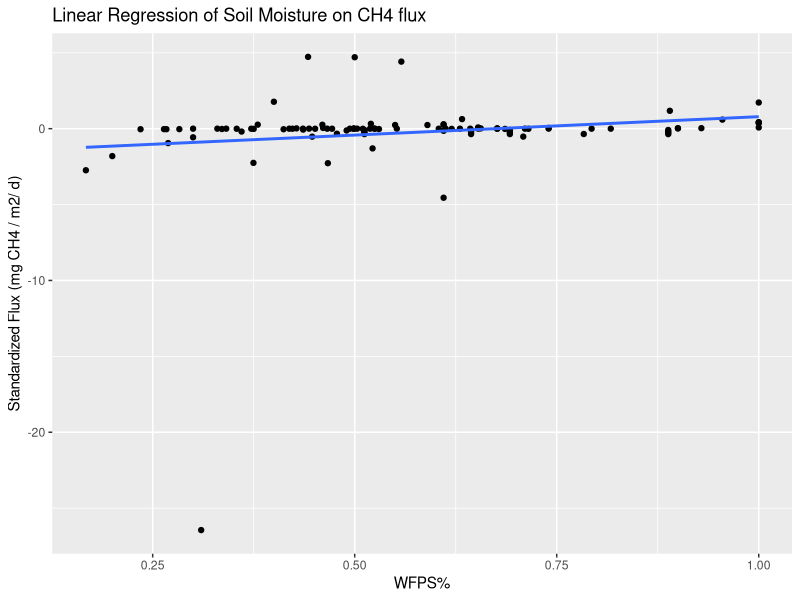
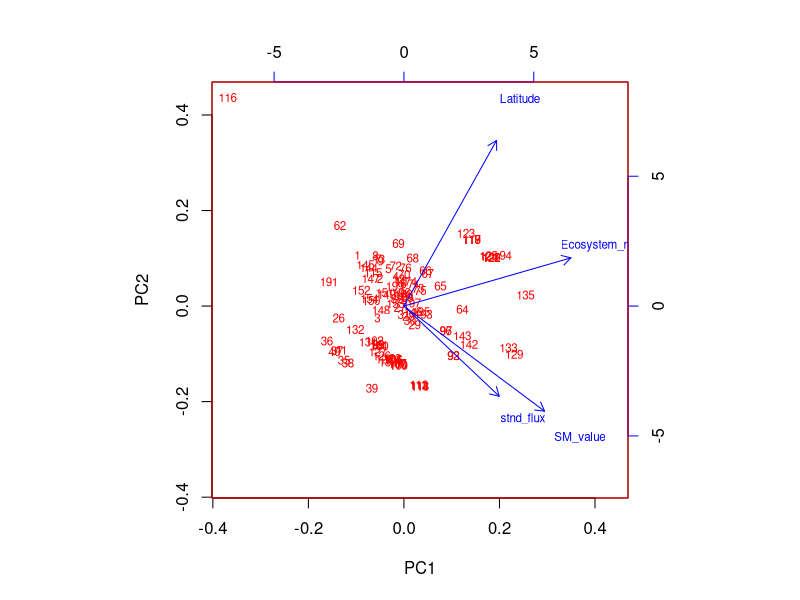
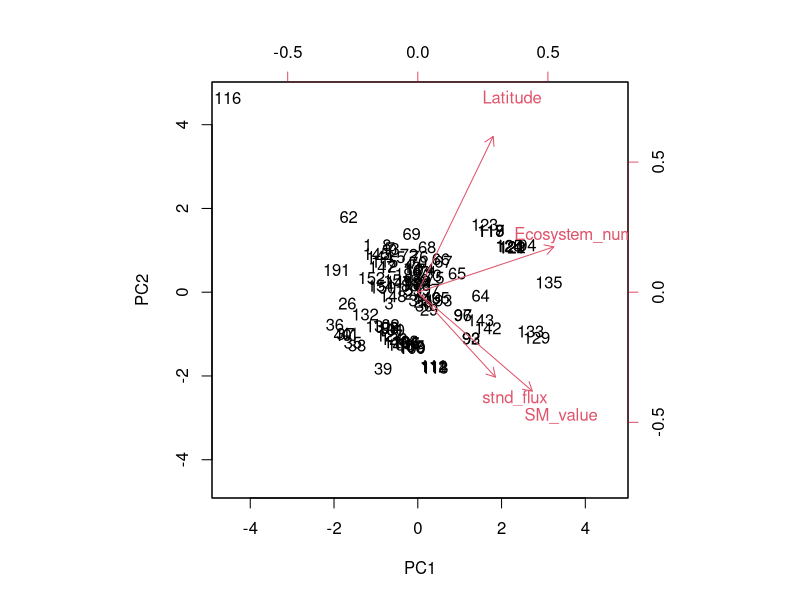
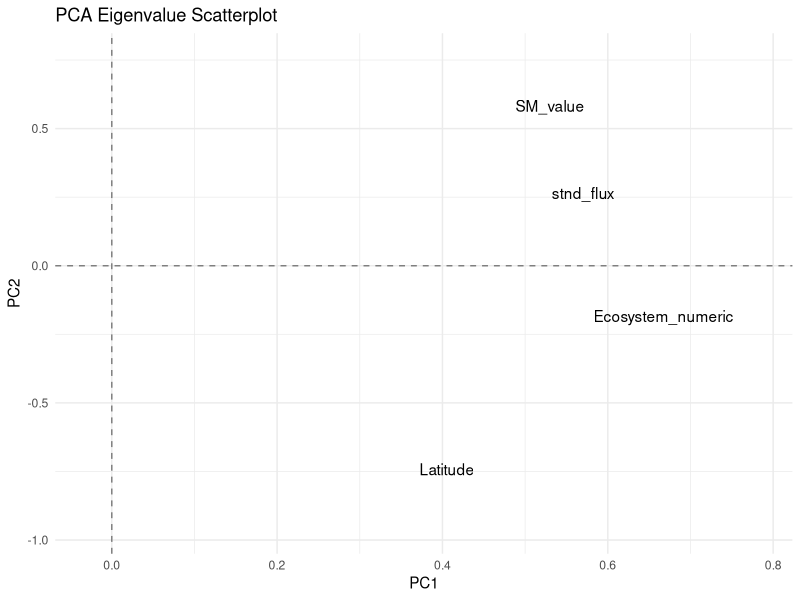
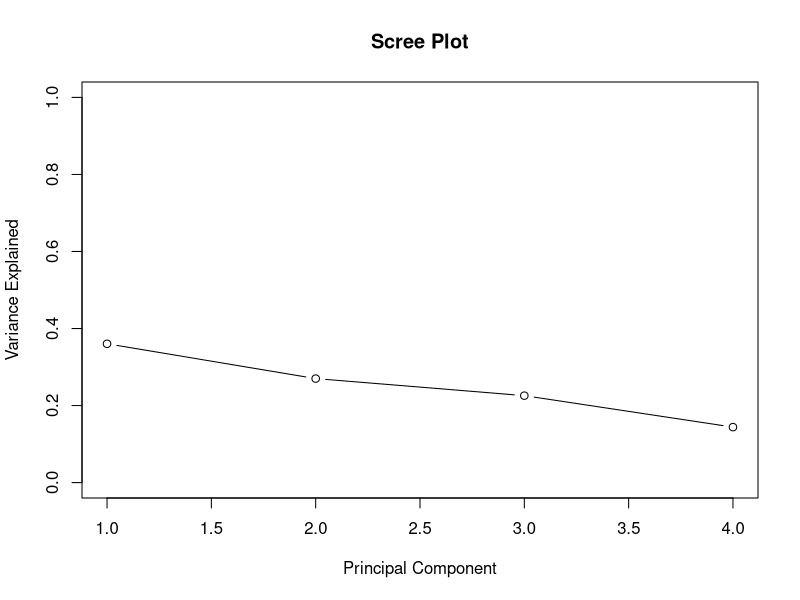

Source code (R) for these figures, in order:
## ---- chunk 1
knitr::opts_chunk$set(echo = TRUE)
library(tidyverse)
library(dplyr)
library(tidyr)
## ---- chunk 2


## ---- chunk 3

#load data
MethaneData <- read.csv("final_data.csv")
MethaneData <- MethaneData[complete.cases(MethaneData$SM_value), ]


#view first six rows of data
head(MethaneData)
## ---- chunk 4
model <- lm(stnd_flux ~ SM_value, data = MethaneData)
summary(model)
ggplot(MethaneData, aes(x = SM_value, y = stnd_flux)) +
  geom_point() +
  geom_smooth(method = "lm", se = FALSE) +
  labs(x = "WFPS%", y = "Standardized Flux (mg CH4 / m2/ d)", title = "Linear Regression of Soil Moisture on CH4 flux")

## ---- chunk 5

#calculate principal components

# remove period_numeric, study number, and elevation from this pca as they are not relevant to this analysis
MethaneDataNoPeriod <- MethaneData %>% select(-Elevation, -Study_number, -Period_numeric)

# Store pca analysis into "results"
results <- prcomp(MethaneDataNoPeriod, scale = TRUE)
## ---- chunk 6
#reverse the signs
results$rotation <- -1*results$rotation

#display principal components
results$rotation
## ---- chunk 7
#reverse the signs of the scores
results$x <- -1*results$x

#display the first six scores
head(results$x)
## ---- chunk 8
#create biplot to visualize results
# Assuming you have loaded the required libraries and the loadings matrix

# Create a biplot using the loadings matrix
biplot(results, cex = 0.7, col = c("red", "blue", "green", "purple"))

# Add labels for each variable

biplot(results, scale = 0) 
## ---- chunk 9

# Your PCA loadings data
loadings <- data.frame(
  Variable = c("Latitude", "SM_value", "stnd_flux", "Ecosystem_numeric"),
  PC1 = c(0.3721804, 0.4883879, 0.5323241, 0.5827436),
  PC2 = c(-0.7637237, 0.5614779, 0.2435658, -0.2052909),
  PC3 = c(-0.1219573, 0.3550803, -0.7831530, 0.4956973),
  PC4 = c(-0.5131611, -0.5658072, 0.2097097, 0.6103685)
)

# Create a scatter plot with zoomed-out axes
pca_plot_zoomed <- ggplot(loadings, aes(x = PC1, y = PC2, label = Variable)) +
  geom_hline(yintercept = 0, linetype = "dashed", color = "gray50") +
  geom_vline(xintercept = 0, linetype = "dashed", color = "gray50") +
  geom_text(hjust = 0, vjust = 0) +
  labs(title = "PCA Eigenvalue Scatterplot", x = "PC1", y = "PC2") +
  theme_minimal() +
  xlim(min(loadings$PC1) - 0.4, max(loadings$PC1) + 0.2) +
  ylim(min(loadings$PC2) - 0.2, max(loadings$PC2) + 0.2)

# Display the zoomed-out plot
print(pca_plot_zoomed)

## ---- chunk 10
#calculate total variance explained by each principal component
var_explained = results$sdev^2 / sum(results$sdev^2)

# Create a scree plot
plot(c(1:4), var_explained, type = "b",
     xlab = "Principal Component",
     ylab = "Variance Explained",
     main = "Scree Plot",
     ylim = c(0, 1))
## ---- chunk 11
summary(results)
